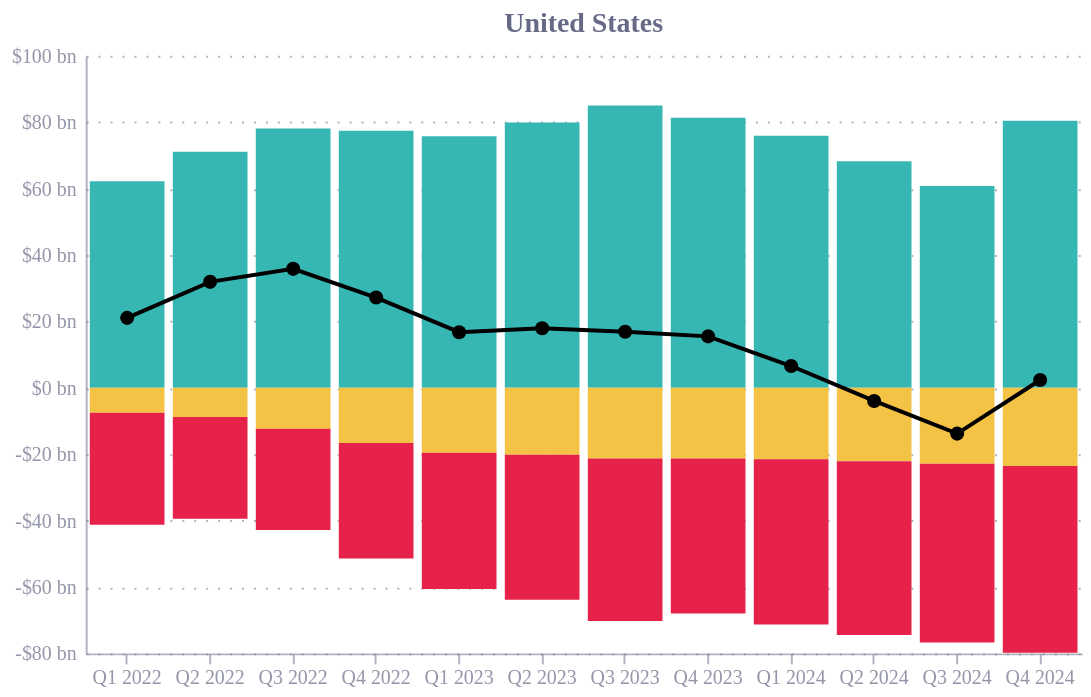

Source (Vega-Lite JSON):
### Vega-Lite specification from a JSON file in a GitHub repository (floating-point values rounded to 4 significant figures)
{"config": {"font": "Circular Std", "mark": {"line": {"interpolate": "monotone"}}, "view": {"stroke": "transparent", "width": 400, "height": 300}, "range": {"category": ["#36B7B4", "#E6224B", "#F4C245", "#0063AF", "#00A767", "#179FDB", "#EB5C2E"], "diverging": ["#E6224B", "#E54753", "#C9C9C9", "#179FDB", "#122B39"], "heatmap": ["#C9C9C9", "#179FDB", "#0063AF", "#122B39"], "ordinal": ["#00A767", "#36B7B4", "#179FDB", "#0063AF", "#243B5A"]}, "axisX": {"domainColor": "#676A86", "domainOpacity": 0.5, "grid": false, "labelAngle": 0, "labelColor": "#676A86", "labelOpacity": 0.7, "orient": "bottom", "tickColor": "#676A86", "tickCount": 10, "tickOpacity": 0.5, "title": false, "titleAlign": "center", "titleAnchor": "middle", "titleColor": "#676A86", "titleFontSize": 12, "titleOpacity": 0.8, "titleY": -15}, "axisY": {"domainColor": "#676A86", "domainOpacity": 0.5, "gridColor": "#676A86", "gridDash": [1, 5], "gridOpacity": 0.5, "labelColor": "#676A86", "labelOpacity": 0.7, "labelPadding": 5, "tickColor": "#676A86", "tickCount": 8, "tickOpacity": 0.5, "ticks": false, "titleAlign": "left", "titleAngle": 0, "titleBaseline": "bottom", "titleColor": "#676A86", "titleFontSize": 12, "titleOpacity": 0.8, "titleX": 0, "titleY": -7}}, "layer": [{"data": {"name": "data-a5bb5f81f0b57d93a01db26b5a76827a"}, "mark": {"type": "bar"}, "encoding": {"color": {"field": "component", "legend": null, "scale": {"domain": ["Direct investment ", "Portfolio investment ", "Other", "Total"], "range": ["#36B7B4", "#E6224B", "#F4C245", "black"]}, "title": "", "type": "nominal"}, "x": {"axis": {"labelExpr": "slice(datum.label, 4)"}, "field": "date", "title": "", "type": "nominal"}, "y": {"axis": {"format": ",.0f", "labelExpr": "datum.value < 0 ? '-$' + abs(datum.value) + ' bn' : '$' + datum.value + ' bn'"}, "field": "value", "title": "", "type": "quantitative"}}}, {"data": {"name": "data-31c157abbf203e3b399b3a006f135f75"}, "mark": {"type": "line", "color": "black", "point": {"color": "black", "filled": true, "size": 50}, "size": 2}, "encoding": {"x": {"field": "date", "title": "", "type": "ordinal"}, "y": {"axis": {"format": ",.0f"}, "field": "value", "title": "", "type": "quantitative"}}}], "height": 300, "title": {"text": "United States", "color": "#676A86", "dx": 0, "fontSize": 14, "fontWeight": "bold", "frame": "group"}, "width": 500, "$schema": "https://vega.github.io/schema/vega-lite/v5.20.1.json", "datasets": {"data-a5bb5f81f0b57d93a01db26b5a76827a": [{"component": "Direct investment ", "date": "2022 Q1 2022", "receipts": 144900.0, "payments": 82710.0, "value": 62.21}, {"component": "Direct investment ", "date": "2023 Q1 2023", "receipts": 153700.0, "payments": 77990.0, "value": 75.73}, {"component": "Direct investment ", "date": "2024 Q1 2024", "receipts": 160000.0, "payments": 84060.0, "value": 75.91}, {"component": "Direct investment ", "date": "2022 Q2 2022", "receipts": 152300.0, "payments": 81220.0, "value": 71.06}, {"component": "Direct investment ", "date": "2023 Q2 2023", "receipts": 151600.0, "payments": 71690.0, "value": 79.91}, {"component": "Direct investment ", "date": "2024 Q2 2024", "receipts": 158200.0, "payments": 89900.0, "value": 68.25}, {"component": "Direct investment ", "date": "2022 Q3 2022", "receipts": 156900.0, "payments": 78820.0, "value": 78.08}, {"component": "Direct investment ", "date": "2023 Q3 2023", "receipts": 164000.0, "payments": 79010.0, "value": 85.0}, {"component": "Direct investment ", "date": "2024 Q3 2024", "receipts": 145700.0, "payments": 84980.0, "value": 60.76}, {"component": "Direct investment ", "date": "2022 Q4 2022", "receipts": 154000.0, "payments": 76580.0, "value": 77.41}, {"component": "Direct investment ", "date": "2023 Q4 2023", "receipts": 159900.0, "payments": 78480.0, "value": 81.37}, {"component": "Direct investment ", "date": "2024 Q4 2024", "receipts": 168200.0, "payments": 87790.0, "value": 80.4}, {"component": "Other", "date": "2022 Q1 2022", "receipts": 16460.0, "payments": 23880.0, "value": -7.509}, {"component": "Other", "date": "2023 Q1 2023", "receipts": 54280.0, "payments": 72230.0, "value": -19.54}, {"component": "Other", "date": "2024 Q1 2024", "receipts": 71820.0, "payments": 91430.0, "value": -21.52}, {"component": "Other", "date": "2022 Q2 2022", "receipts": 21120.0, "payments": 29620.0, "value": -8.773}, {"component": "Other", "date": "2023 Q2 2023", "receipts": 61500.0, "payments": 79820.0, "value": -20.21}, {"component": "Other", "date": "2024 Q2 2024", "receipts": 72990.0, "payments": 92830.0, "value": -22.12}, {"component": "Other", "date": "2022 Q3 2022", "receipts": 32810.0, "payments": 44540.0, "value": -12.33}, {"component": "Other", "date": "2023 Q3 2023", "receipts": 66940.0, "payments": 86120.0, "value": -21.32}, {"component": "Other", "date": "2024 Q3 2024", "receipts": 74450.0, "payments": 95200.0, "value": -22.89}, {"component": "Other", "date": "2022 Q4 2022", "receipts": 45280.0, "payments": 60740.0, "value": -16.66}, {"component": "Other", "date": "2023 Q4 2023", "receipts": 70090.0, "payments": 89320.0, "value": -21.33}, {"component": "Other", "date": "2024 Q4 2024", "receipts": 68140.0, "payments": 89950.0, "value": -23.53}, {"component": "Portfolio investment ", "date": "2022 Q1 2022", "receipts": 111700.0, "payments": 145400.0, "value": -33.73}, {"component": "Portfolio investment ", "date": "2023 Q1 2023", "receipts": 120100.0, "payments": 161100.0, "value": -41.04}, {"component": "Portfolio investment ", "date": "2024 Q1 2024", "receipts": 127800.0, "payments": 177500.0, "value": -49.75}, {"component": "Portfolio investment ", "date": "2022 Q2 2022", "receipts": 116400.0, "payments": 147100.0, "value": -30.65}, {"component": "Portfolio investment ", "date": "2023 Q2 2023", "receipts": 125400.0, "payments": 169000.0, "value": -43.66}, {"component": "Portfolio investment ", "date": "2024 Q2 2024", "receipts": 130000.0, "payments": 182400.0, "value": -52.38}, {"component": "Portfolio investment ", "date": "2022 Q3 2022", "receipts": 116000.0, "payments": 146500.0, "value": -30.52}, {"component": "Portfolio investment ", "date": "2023 Q3 2023", "receipts": 124300.0, "payments": 173200.0, "value": -48.94}, {"component": "Portfolio investment ", "date": "2024 Q3 2024", "receipts": 127500.0, "payments": 181400.0, "value": -53.81}, {"component": "Portfolio investment ", "date": "2022 Q4 2022", "receipts": 116600.0, "payments": 151400.0, "value": -34.78}, {"component": "Portfolio investment ", "date": "2023 Q4 2023", "receipts": 125000.0, "payments": 171600.0, "value": -46.66}, {"component": "Portfolio investment ", "date": "2024 Q4 2024", "receipts": 130000.0, "payments": 186200.0, "value": -56.26}], "data-31c157abbf203e3b399b3a006f135f75": [{"component": "Total", "date": "2022 Q1 2022", "receipts": 273000.0, "payments": 252000.0, "value": 21.05}, {"component": "Total", "date": "2023 Q1 2023", "receipts": 328100.0, "payments": 311400.0, "value": 16.74}, {"component": "Total", "date": "2024 Q1 2024", "receipts": 359600.0, "payments": 353000.0, "value": 6.549}, {"component": "Total", "date": "2022 Q2 2022", "receipts": 289800.0, "payments": 257900.0, "value": 31.91}, {"component": "Total", "date": "2023 Q2 2023", "receipts": 338500.0, "payments": 320500.0, "value": 17.93}, {"component": "Total", "date": "2024 Q2 2024", "receipts": 361100.0, "payments": 365100.0, "value": -3.962}, {"component": "Total", "date": "2022 Q3 2022", "receipts": 305700.0, "payments": 269900.0, "value": 35.82}, {"component": "Total", "date": "2023 Q3 2023", "receipts": 355300.0, "payments": 338400.0, "value": 16.88}, {"component": "Total", "date": "2024 Q3 2024", "receipts": 347700.0, "payments": 361500.0, "value": -13.81}, {"component": "Total", "date": "2022 Q4 2022", "receipts": 315900.0, "payments": 288700.0, "value": 27.18}, {"component": "Total", "date": "2023 Q4 2023", "receipts": 354900.0, "payments": 339400.0, "value": 15.48}, {"component": "Total", "date": "2024 Q4 2024", "receipts": 366300.0, "payments": 363900.0, "value": 2.332}]}}
